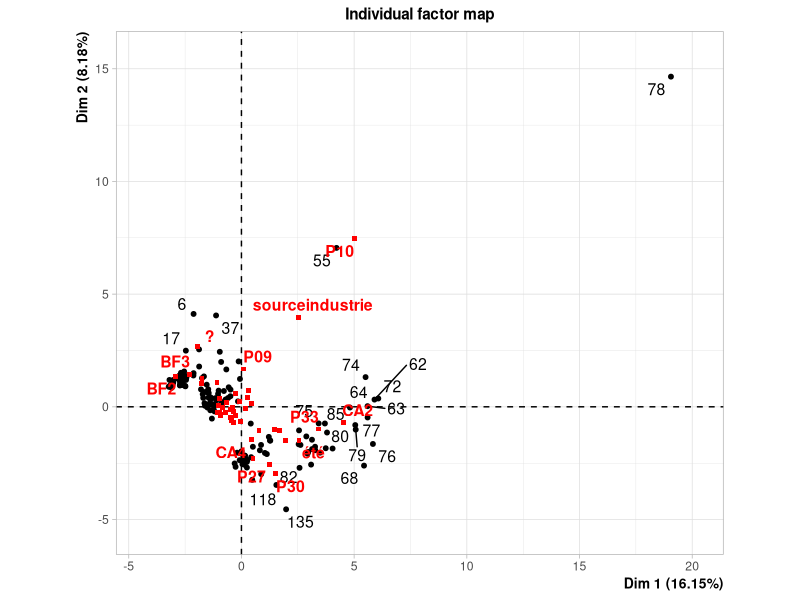
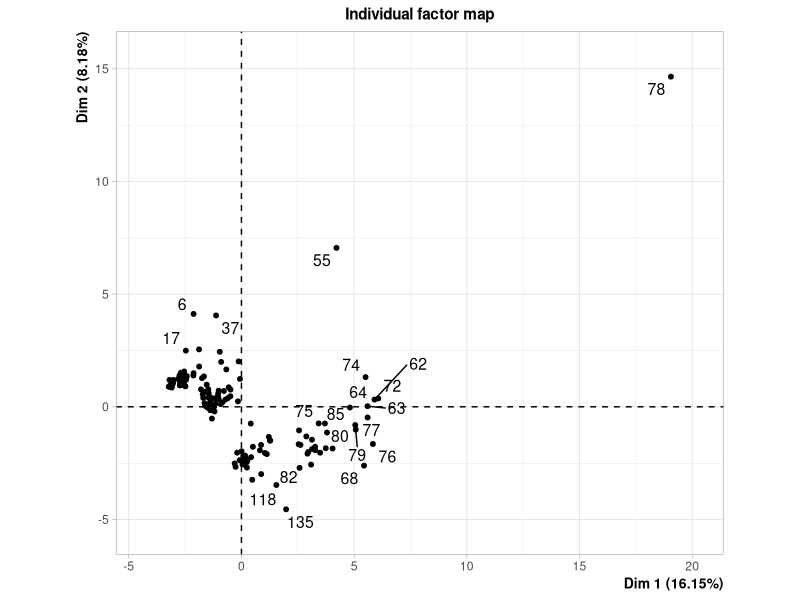
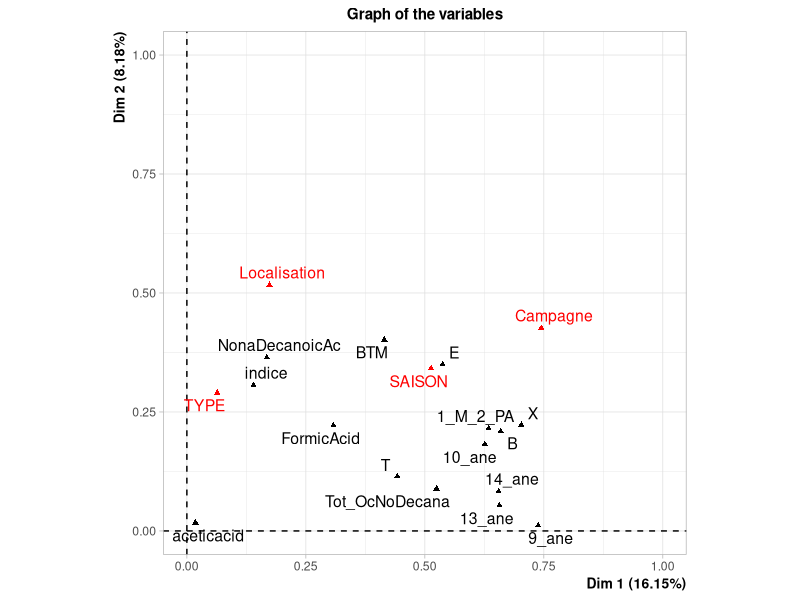
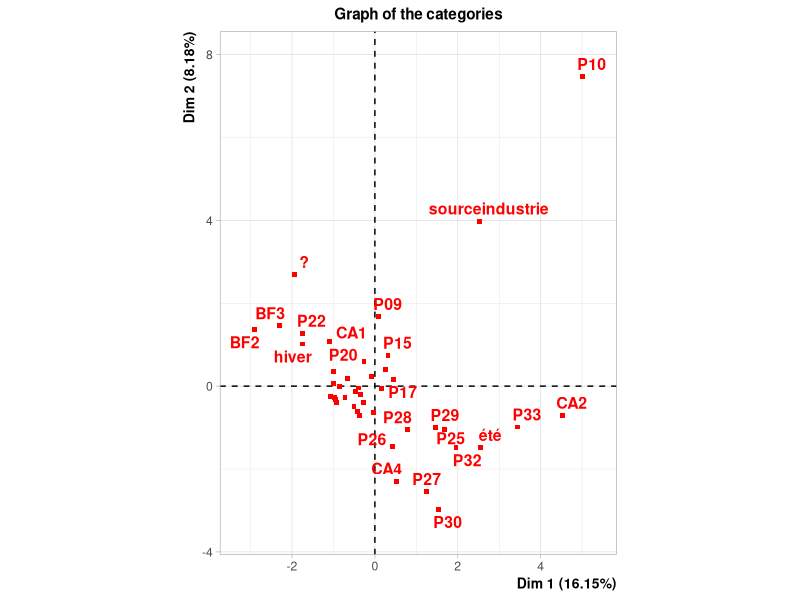
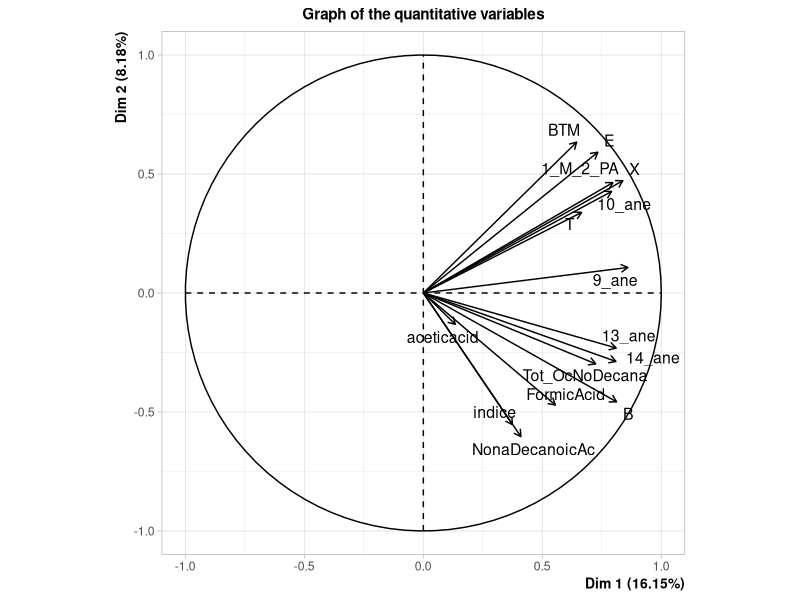
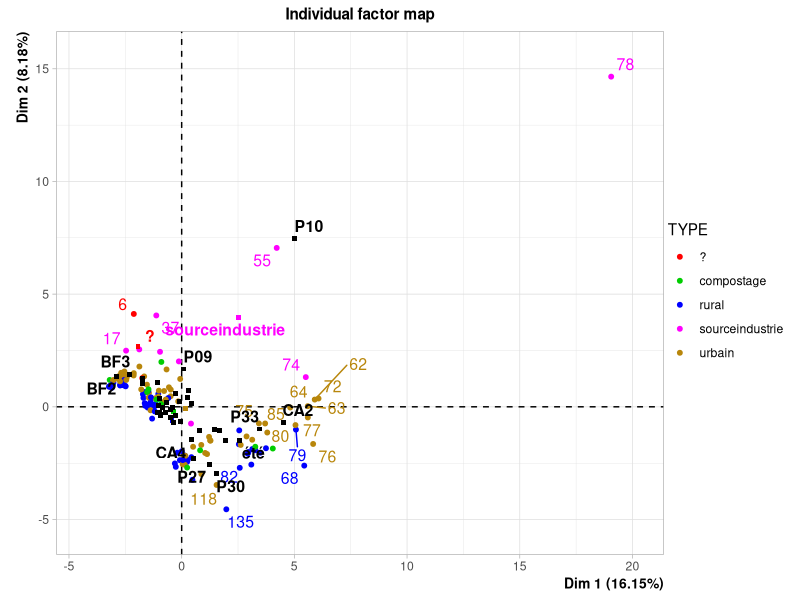

Source code (R) for these figures, in order: (Note: this script raises an error after producing the figures.)
# script pour AFDM sur les donn�es de COV
# TP4 - octobre 2019
# a completer selon votre travail 
# M batton-Hubert UP1 Analyse factorielle donn�es mixtes
#------------------------------------------------------------
#chargement du package
library(readxl)
library(FactoMineR)
data <- read_excel("TP4_covC1234_DS19_20.xlsx")
View(data)
#lancement de la procédure FAMD
afdm.cov<-FAMD(data,ncp=2)
#affichage des résultats
print(summary(afdm.cov))
plot(afdm.cov,choix ="ind",habillage = 16)
# tester si vous ne prenez que les 14 premieres variables ...
# que sur les 4 derniere variables ..
# tester ces affichages par exemple 
round(afdm.cov$var$coord[,1:2],2)
round(afdm.cov$eig,2)
round(afdm.cov$ind$dist,2)
round(afdm.cov$ind$contrib[,1:2],2)
round(afdm.cov$var$contrib[,1:2],2)
lapply(dimdesc(afdm.cov),lapply,round,2)
#...
